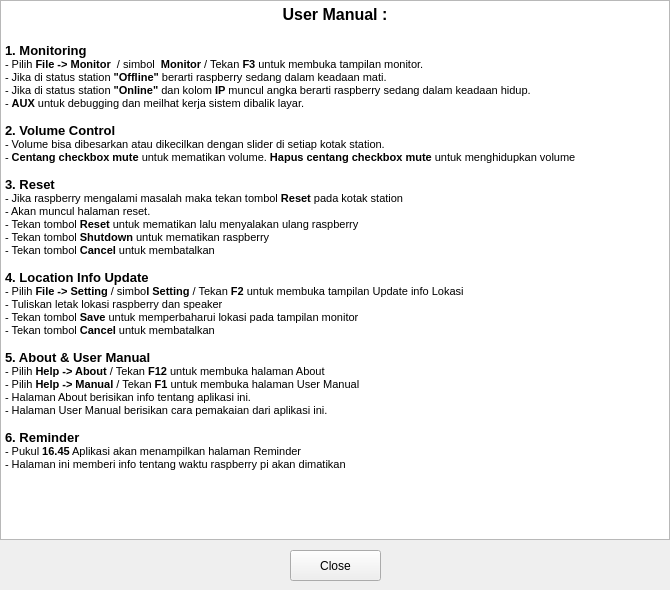
<?xml version="1.0" encoding="UTF-8"?>
<ui version="4.0">
 <class>userman</class>
 <widget class="QWidget" name="userman">
  <property name="geometry">
   <rect>
    <x>0</x>
    <y>0</y>
    <width>670</width>
    <height>590</height>
   </rect>
  </property>
  <property name="minimumSize">
   <size>
    <width>670</width>
    <height>590</height>
   </size>
  </property>
  <property name="maximumSize">
   <size>
    <width>670</width>
    <height>590</height>
   </size>
  </property>
  <property name="windowTitle">
   <string>User Manual</string>
  </property>
  <property name="windowIcon">
   <iconset resource="form_src.qrc">
    <normaloff>:/icon/pcr-icon-on.png</normaloff>:/icon/pcr-icon-on.png</iconset>
  </property>
  <widget class="QTextEdit" name="tutorialText">
   <property name="geometry">
    <rect>
     <x>0</x>
     <y>0</y>
     <width>670</width>
     <height>540</height>
    </rect>
   </property>
   <property name="readOnly">
    <bool>true</bool>
   </property>
   <property name="html">
    <string>&lt;!DOCTYPE HTML PUBLIC &quot;-//W3C//DTD HTML 4.0//EN&quot; &quot;http://www.w3.org/TR/REC-html40/strict.dtd&quot;&gt;
&lt;html&gt;&lt;head&gt;&lt;meta name=&quot;qrichtext&quot; content=&quot;1&quot; /&gt;&lt;style type=&quot;text/css&quot;&gt;
p, li { white-space: pre-wrap; }
&lt;/style&gt;&lt;/head&gt;&lt;body style=&quot; font-family:'Ubuntu'; font-size:11pt; font-weight:400; font-style:normal;&quot;&gt;
&lt;p align=&quot;center&quot; style=&quot; margin-top:0px; margin-bottom:0px; margin-left:0px; margin-right:0px; -qt-block-indent:0; text-indent:0px;&quot;&gt;&lt;span style=&quot; font-family:'MS Shell Dlg 2'; font-size:12pt; font-weight:600;&quot;&gt;User Manual :&lt;/span&gt;&lt;/p&gt;
&lt;p align=&quot;center&quot; style=&quot;-qt-paragraph-type:empty; margin-top:0px; margin-bottom:0px; margin-left:0px; margin-right:0px; -qt-block-indent:0; text-indent:0px; font-family:'MS Shell Dlg 2'; font-size:12pt; font-weight:600;&quot;&gt;&lt;br /&gt;&lt;/p&gt;
&lt;p style=&quot; margin-top:0px; margin-bottom:0px; margin-left:0px; margin-right:0px; -qt-block-indent:0; text-indent:0px;&quot;&gt;&lt;span style=&quot; font-family:'MS Shell Dlg 2'; font-size:10pt; font-weight:600;&quot;&gt;1. Monitoring&lt;/span&gt;&lt;/p&gt;
&lt;p style=&quot; margin-top:0px; margin-bottom:0px; margin-left:0px; margin-right:0px; -qt-block-indent:0; text-indent:0px;&quot;&gt;&lt;span style=&quot; font-family:'MS Shell Dlg 2'; font-size:8.25pt;&quot;&gt;- Pilih&lt;/span&gt;&lt;span style=&quot; font-family:'MS Shell Dlg 2'; font-size:8.25pt; font-weight:600;&quot;&gt; File -&amp;gt; Monitor&lt;/span&gt;&lt;span style=&quot; font-family:'MS Shell Dlg 2'; font-size:8.25pt;&quot;&gt;  / simbol &lt;/span&gt;&lt;span style=&quot; font-family:'MS Shell Dlg 2'; font-size:8.25pt; font-weight:600;&quot;&gt; Monitor&lt;/span&gt;&lt;span style=&quot; font-family:'MS Shell Dlg 2'; font-size:8.25pt;&quot;&gt; / Tekan&lt;/span&gt;&lt;span style=&quot; font-family:'MS Shell Dlg 2'; font-size:8.25pt; font-weight:600;&quot;&gt; F3&lt;/span&gt;&lt;span style=&quot; font-family:'MS Shell Dlg 2'; font-size:8.25pt;&quot;&gt; untuk membuka tampilan monitor.&lt;/span&gt;&lt;/p&gt;
&lt;p style=&quot; margin-top:0px; margin-bottom:0px; margin-left:0px; margin-right:0px; -qt-block-indent:0; text-indent:0px;&quot;&gt;&lt;span style=&quot; font-family:'MS Shell Dlg 2'; font-size:8.25pt;&quot;&gt;- Jika di status station &lt;/span&gt;&lt;span style=&quot; font-family:'MS Shell Dlg 2'; font-size:8.25pt; font-weight:600;&quot;&gt;&amp;quot;Offline&amp;quot;&lt;/span&gt;&lt;span style=&quot; font-family:'MS Shell Dlg 2'; font-size:8.25pt;&quot;&gt; berarti raspberry sedang dalam keadaan mati.&lt;/span&gt;&lt;/p&gt;
&lt;p style=&quot; margin-top:0px; margin-bottom:0px; margin-left:0px; margin-right:0px; -qt-block-indent:0; text-indent:0px;&quot;&gt;&lt;span style=&quot; font-family:'MS Shell Dlg 2'; font-size:8.25pt;&quot;&gt;- Jika di status station &lt;/span&gt;&lt;span style=&quot; font-family:'MS Shell Dlg 2'; font-size:8.25pt; font-weight:600;&quot;&gt;&amp;quot;Online&amp;quot;&lt;/span&gt;&lt;span style=&quot; font-family:'MS Shell Dlg 2'; font-size:8.25pt;&quot;&gt; dan kolom&lt;/span&gt;&lt;span style=&quot; font-family:'MS Shell Dlg 2'; font-size:8.25pt; font-weight:600;&quot;&gt; IP&lt;/span&gt;&lt;span style=&quot; font-family:'MS Shell Dlg 2'; font-size:8.25pt;&quot;&gt; muncul angka berarti raspberry sedang dalam keadaan hidup.&lt;/span&gt;&lt;/p&gt;
&lt;p style=&quot; margin-top:0px; margin-bottom:0px; margin-left:0px; margin-right:0px; -qt-block-indent:0; text-indent:0px;&quot;&gt;&lt;span style=&quot; font-family:'MS Shell Dlg 2'; font-size:8.25pt;&quot;&gt;- &lt;/span&gt;&lt;span style=&quot; font-family:'MS Shell Dlg 2'; font-size:8.25pt; font-weight:600;&quot;&gt;AUX&lt;/span&gt;&lt;span style=&quot; font-family:'MS Shell Dlg 2'; font-size:8.25pt;&quot;&gt; untuk debugging dan meilhat kerja sistem dibalik layar.&lt;/span&gt;&lt;/p&gt;
&lt;p style=&quot;-qt-paragraph-type:empty; margin-top:0px; margin-bottom:0px; margin-left:0px; margin-right:0px; -qt-block-indent:0; text-indent:0px; font-family:'MS Shell Dlg 2'; font-size:8.25pt;&quot;&gt;&lt;br /&gt;&lt;/p&gt;
&lt;p style=&quot; margin-top:0px; margin-bottom:0px; margin-left:0px; margin-right:0px; -qt-block-indent:0; text-indent:0px;&quot;&gt;&lt;span style=&quot; font-family:'MS Shell Dlg 2'; font-size:10pt; font-weight:600;&quot;&gt;2. Volume Control&lt;/span&gt;&lt;/p&gt;
&lt;p style=&quot; margin-top:0px; margin-bottom:0px; margin-left:0px; margin-right:0px; -qt-block-indent:0; text-indent:0px;&quot;&gt;&lt;span style=&quot; font-family:'MS Shell Dlg 2'; font-size:8.25pt;&quot;&gt;- Volume bisa dibesarkan atau dikecilkan dengan slider di setiap kotak station.&lt;/span&gt;&lt;/p&gt;
&lt;p style=&quot; margin-top:0px; margin-bottom:0px; margin-left:0px; margin-right:0px; -qt-block-indent:0; text-indent:0px;&quot;&gt;&lt;span style=&quot; font-family:'MS Shell Dlg 2'; font-size:8.25pt;&quot;&gt;- &lt;/span&gt;&lt;span style=&quot; font-family:'MS Shell Dlg 2'; font-size:8.25pt; font-weight:600;&quot;&gt;Centang checkbox mute&lt;/span&gt;&lt;span style=&quot; font-family:'MS Shell Dlg 2'; font-size:8.25pt;&quot;&gt; untuk mematikan volume. &lt;/span&gt;&lt;span style=&quot; font-family:'MS Shell Dlg 2'; font-size:8.25pt; font-weight:600;&quot;&gt;Hapus centang checkbox mute&lt;/span&gt;&lt;span style=&quot; font-family:'MS Shell Dlg 2'; font-size:8.25pt;&quot;&gt; untuk menghidupkan volume&lt;/span&gt;&lt;/p&gt;
&lt;p style=&quot;-qt-paragraph-type:empty; margin-top:0px; margin-bottom:0px; margin-left:0px; margin-right:0px; -qt-block-indent:0; text-indent:0px; font-family:'MS Shell Dlg 2'; font-size:8.25pt;&quot;&gt;&lt;br /&gt;&lt;/p&gt;
&lt;p style=&quot; margin-top:0px; margin-bottom:0px; margin-left:0px; margin-right:0px; -qt-block-indent:0; text-indent:0px;&quot;&gt;&lt;span style=&quot; font-family:'MS Shell Dlg 2'; font-size:10pt; font-weight:600;&quot;&gt;3. Reset&lt;/span&gt;&lt;/p&gt;
&lt;p style=&quot; margin-top:0px; margin-bottom:0px; margin-left:0px; margin-right:0px; -qt-block-indent:0; text-indent:0px;&quot;&gt;&lt;span style=&quot; font-family:'MS Shell Dlg 2'; font-size:8.25pt;&quot;&gt;- Jika raspberry mengalami masalah maka tekan tombol&lt;/span&gt;&lt;span style=&quot; font-family:'MS Shell Dlg 2'; font-size:8.25pt; font-weight:600;&quot;&gt; Reset&lt;/span&gt;&lt;span style=&quot; font-family:'MS Shell Dlg 2'; font-size:8.25pt;&quot;&gt; pada kotak station&lt;/span&gt;&lt;/p&gt;
&lt;p style=&quot; margin-top:0px; margin-bottom:0px; margin-left:0px; margin-right:0px; -qt-block-indent:0; text-indent:0px;&quot;&gt;&lt;span style=&quot; font-family:'MS Shell Dlg 2'; font-size:8.25pt;&quot;&gt;- Akan muncul halaman reset.&lt;/span&gt;&lt;/p&gt;
&lt;p style=&quot; margin-top:0px; margin-bottom:0px; margin-left:0px; margin-right:0px; -qt-block-indent:0; text-indent:0px;&quot;&gt;&lt;span style=&quot; font-family:'MS Shell Dlg 2'; font-size:8.25pt;&quot;&gt;- Tekan tombol&lt;/span&gt;&lt;span style=&quot; font-family:'MS Shell Dlg 2'; font-size:8.25pt; font-weight:600;&quot;&gt; Reset&lt;/span&gt;&lt;span style=&quot; font-family:'MS Shell Dlg 2'; font-size:8.25pt;&quot;&gt; untuk mematikan lalu menyalakan ulang raspberry&lt;/span&gt;&lt;/p&gt;
&lt;p style=&quot; margin-top:0px; margin-bottom:0px; margin-left:0px; margin-right:0px; -qt-block-indent:0; text-indent:0px;&quot;&gt;&lt;span style=&quot; font-family:'MS Shell Dlg 2'; font-size:8.25pt;&quot;&gt;- Tekan tombol &lt;/span&gt;&lt;span style=&quot; font-family:'MS Shell Dlg 2'; font-size:8.25pt; font-weight:600;&quot;&gt;Shutdown&lt;/span&gt;&lt;span style=&quot; font-family:'MS Shell Dlg 2'; font-size:8.25pt;&quot;&gt; untuk mematikan raspberry&lt;/span&gt;&lt;/p&gt;
&lt;p style=&quot; margin-top:0px; margin-bottom:0px; margin-left:0px; margin-right:0px; -qt-block-indent:0; text-indent:0px;&quot;&gt;&lt;span style=&quot; font-family:'MS Shell Dlg 2'; font-size:8.25pt;&quot;&gt;- Tekan tombol &lt;/span&gt;&lt;span style=&quot; font-family:'MS Shell Dlg 2'; font-size:8.25pt; font-weight:600;&quot;&gt;Cancel&lt;/span&gt;&lt;span style=&quot; font-family:'MS Shell Dlg 2'; font-size:8.25pt;&quot;&gt; untuk membatalkan&lt;/span&gt;&lt;/p&gt;
&lt;p style=&quot;-qt-paragraph-type:empty; margin-top:0px; margin-bottom:0px; margin-left:0px; margin-right:0px; -qt-block-indent:0; text-indent:0px; font-family:'MS Shell Dlg 2'; font-size:8.25pt;&quot;&gt;&lt;br /&gt;&lt;/p&gt;
&lt;p style=&quot; margin-top:0px; margin-bottom:0px; margin-left:0px; margin-right:0px; -qt-block-indent:0; text-indent:0px;&quot;&gt;&lt;span style=&quot; font-family:'MS Shell Dlg 2'; font-size:10pt; font-weight:600;&quot;&gt;4. Location Info Update &lt;/span&gt;&lt;/p&gt;
&lt;p style=&quot; margin-top:0px; margin-bottom:0px; margin-left:0px; margin-right:0px; -qt-block-indent:0; text-indent:0px;&quot;&gt;&lt;span style=&quot; font-family:'MS Shell Dlg 2'; font-size:8.25pt;&quot;&gt;- Pilih &lt;/span&gt;&lt;span style=&quot; font-family:'MS Shell Dlg 2'; font-size:8.25pt; font-weight:600;&quot;&gt;File -&amp;gt; Setting&lt;/span&gt;&lt;span style=&quot; font-family:'MS Shell Dlg 2'; font-size:8.25pt;&quot;&gt; / simbo&lt;/span&gt;&lt;span style=&quot; font-family:'MS Shell Dlg 2'; font-size:8.25pt; font-weight:600;&quot;&gt;l Setting&lt;/span&gt;&lt;span style=&quot; font-family:'MS Shell Dlg 2'; font-size:8.25pt;&quot;&gt; / Tekan &lt;/span&gt;&lt;span style=&quot; font-family:'MS Shell Dlg 2'; font-size:8.25pt; font-weight:600;&quot;&gt;F2&lt;/span&gt;&lt;span style=&quot; font-family:'MS Shell Dlg 2'; font-size:8.25pt;&quot;&gt; untuk membuka tampilan Update info Lokasi&lt;/span&gt;&lt;/p&gt;
&lt;p style=&quot; margin-top:0px; margin-bottom:0px; margin-left:0px; margin-right:0px; -qt-block-indent:0; text-indent:0px;&quot;&gt;&lt;span style=&quot; font-family:'MS Shell Dlg 2'; font-size:8.25pt;&quot;&gt;- Tuliskan letak lokasi raspberry dan speaker &lt;/span&gt;&lt;/p&gt;
&lt;p style=&quot; margin-top:0px; margin-bottom:0px; margin-left:0px; margin-right:0px; -qt-block-indent:0; text-indent:0px;&quot;&gt;&lt;span style=&quot; font-family:'MS Shell Dlg 2'; font-size:8.25pt;&quot;&gt;- Tekan tombol &lt;/span&gt;&lt;span style=&quot; font-family:'MS Shell Dlg 2'; font-size:8.25pt; font-weight:600;&quot;&gt;Save&lt;/span&gt;&lt;span style=&quot; font-family:'MS Shell Dlg 2'; font-size:8.25pt;&quot;&gt; untuk memperbaharui lokasi pada tampilan monitor&lt;/span&gt;&lt;/p&gt;
&lt;p style=&quot; margin-top:0px; margin-bottom:0px; margin-left:0px; margin-right:0px; -qt-block-indent:0; text-indent:0px;&quot;&gt;&lt;span style=&quot; font-family:'MS Shell Dlg 2'; font-size:8.25pt;&quot;&gt;- Tekan tombol &lt;/span&gt;&lt;span style=&quot; font-family:'MS Shell Dlg 2'; font-size:8.25pt; font-weight:600;&quot;&gt;Cancel&lt;/span&gt;&lt;span style=&quot; font-family:'MS Shell Dlg 2'; font-size:8.25pt;&quot;&gt; untuk membatalkan&lt;/span&gt;&lt;/p&gt;
&lt;p style=&quot;-qt-paragraph-type:empty; margin-top:0px; margin-bottom:0px; margin-left:0px; margin-right:0px; -qt-block-indent:0; text-indent:0px; font-family:'MS Shell Dlg 2'; font-size:8.25pt;&quot;&gt;&lt;br /&gt;&lt;/p&gt;
&lt;p style=&quot; margin-top:0px; margin-bottom:0px; margin-left:0px; margin-right:0px; -qt-block-indent:0; text-indent:0px;&quot;&gt;&lt;span style=&quot; font-family:'MS Shell Dlg 2'; font-size:10pt; font-weight:600;&quot;&gt;5. About &amp;amp; User Manual&lt;/span&gt;&lt;/p&gt;
&lt;p style=&quot; margin-top:0px; margin-bottom:0px; margin-left:0px; margin-right:0px; -qt-block-indent:0; text-indent:0px;&quot;&gt;&lt;span style=&quot; font-family:'MS Shell Dlg 2'; font-size:8.25pt;&quot;&gt;- Pilih &lt;/span&gt;&lt;span style=&quot; font-family:'MS Shell Dlg 2'; font-size:8.25pt; font-weight:600;&quot;&gt;Help -&amp;gt; About&lt;/span&gt;&lt;span style=&quot; font-family:'MS Shell Dlg 2'; font-size:8.25pt;&quot;&gt; / Tekan &lt;/span&gt;&lt;span style=&quot; font-family:'MS Shell Dlg 2'; font-size:8.25pt; font-weight:600;&quot;&gt;F12&lt;/span&gt;&lt;span style=&quot; font-family:'MS Shell Dlg 2'; font-size:8.25pt;&quot;&gt; untuk membuka halaman About&lt;/span&gt;&lt;/p&gt;
&lt;p style=&quot; margin-top:0px; margin-bottom:0px; margin-left:0px; margin-right:0px; -qt-block-indent:0; text-indent:0px;&quot;&gt;&lt;span style=&quot; font-family:'MS Shell Dlg 2'; font-size:8.25pt;&quot;&gt;- Pilih &lt;/span&gt;&lt;span style=&quot; font-family:'MS Shell Dlg 2'; font-size:8.25pt; font-weight:600;&quot;&gt;Help -&amp;gt; Manual&lt;/span&gt;&lt;span style=&quot; font-family:'MS Shell Dlg 2'; font-size:8.25pt;&quot;&gt; / Tekan &lt;/span&gt;&lt;span style=&quot; font-family:'MS Shell Dlg 2'; font-size:8.25pt; font-weight:600;&quot;&gt;F1&lt;/span&gt;&lt;span style=&quot; font-family:'MS Shell Dlg 2'; font-size:8.25pt;&quot;&gt; untuk membuka halaman User Manual&lt;/span&gt;&lt;/p&gt;
&lt;p style=&quot; margin-top:0px; margin-bottom:0px; margin-left:0px; margin-right:0px; -qt-block-indent:0; text-indent:0px;&quot;&gt;&lt;span style=&quot; font-family:'MS Shell Dlg 2'; font-size:8.25pt;&quot;&gt;- Halaman About berisikan info tentang aplikasi ini.&lt;/span&gt;&lt;/p&gt;
&lt;p style=&quot; margin-top:0px; margin-bottom:0px; margin-left:0px; margin-right:0px; -qt-block-indent:0; text-indent:0px;&quot;&gt;&lt;span style=&quot; font-family:'MS Shell Dlg 2'; font-size:8.25pt;&quot;&gt;- Halaman User Manual berisikan cara pemakaian dari aplikasi ini.&lt;/span&gt;&lt;/p&gt;
&lt;p style=&quot;-qt-paragraph-type:empty; margin-top:0px; margin-bottom:0px; margin-left:0px; margin-right:0px; -qt-block-indent:0; text-indent:0px; font-family:'MS Shell Dlg 2'; font-size:8.25pt;&quot;&gt;&lt;br /&gt;&lt;/p&gt;
&lt;p style=&quot; margin-top:0px; margin-bottom:0px; margin-left:0px; margin-right:0px; -qt-block-indent:0; text-indent:0px;&quot;&gt;&lt;span style=&quot; font-family:'MS Shell Dlg 2'; font-size:10pt; font-weight:600;&quot;&gt;6. Reminder&lt;/span&gt;&lt;/p&gt;
&lt;p style=&quot; margin-top:0px; margin-bottom:0px; margin-left:0px; margin-right:0px; -qt-block-indent:0; text-indent:0px;&quot;&gt;&lt;span style=&quot; font-family:'MS Shell Dlg 2'; font-size:8.25pt;&quot;&gt;- Pukul &lt;/span&gt;&lt;span style=&quot; font-family:'MS Shell Dlg 2'; font-size:8.25pt; font-weight:600;&quot;&gt;16.45&lt;/span&gt;&lt;span style=&quot; font-family:'MS Shell Dlg 2'; font-size:8.25pt;&quot;&gt; Aplikasi akan menampilkan halaman Reminder&lt;/span&gt;&lt;/p&gt;
&lt;p style=&quot; margin-top:0px; margin-bottom:0px; margin-left:0px; margin-right:0px; -qt-block-indent:0; text-indent:0px;&quot;&gt;&lt;span style=&quot; font-family:'MS Shell Dlg 2'; font-size:8.25pt;&quot;&gt;- Halaman ini memberi info tentang waktu raspberry pi akan dimatikan&lt;/span&gt;&lt;/p&gt;
&lt;p style=&quot;-qt-paragraph-type:empty; margin-top:0px; margin-bottom:0px; margin-left:0px; margin-right:0px; -qt-block-indent:0; text-indent:0px; font-family:'MS Shell Dlg 2'; font-size:8.25pt;&quot;&gt;&lt;br /&gt;&lt;/p&gt;&lt;/body&gt;&lt;/html&gt;</string>
   </property>
  </widget>
  <widget class="QPushButton" name="pbClose">
   <property name="geometry">
    <rect>
     <x>290</x>
     <y>550</y>
     <width>91</width>
     <height>31</height>
    </rect>
   </property>
   <property name="text">
    <string>Close</string>
   </property>
  </widget>
 </widget>
 <resources>
  <include location="form_src.qrc"/>
 </resources>
 <connections/>
</ui>
